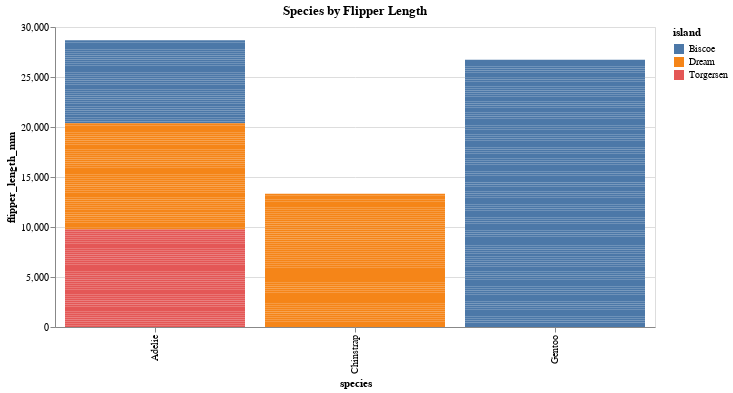

The notebook cell saved with this chart:
### Markdown cell above
### First we will create a static Bar Chart using Altair library.

### Code cell
alt.Chart(penguins, title="Species by Flipper Length").mark_bar().encode(x='species', 
                                      y='flipper_length_mm', 
                                      color="island")\
                              .properties(width=600, height=300)

### Figure 1 — Vega-Lite specification as saved in the notebook (floating-point values rounded to 4 significant figures; data arrays with more than 128 entries replaced by an {"elided": "..."} marker saying what was removed)
{"config": {"view": {"continuousWidth": 400, "continuousHeight": 300}}, "data": {"name": "data-6503fb4fbd21ca2400956d2086879525"}, "mark": "bar", "encoding": {"color": {"field": "island", "type": "nominal"}, "x": {"field": "species", "type": "nominal"}, "y": {"field": "flipper_length_mm", "type": "quantitative"}}, "height": 300, "title": "Species by Flipper Length", "width": 600, "$schema": "https://vega.github.io/schema/vega-lite/v4.17.0.json", "datasets": {"data-6503fb4fbd21ca2400956d2086879525": {"elided": "344 records"}}}
